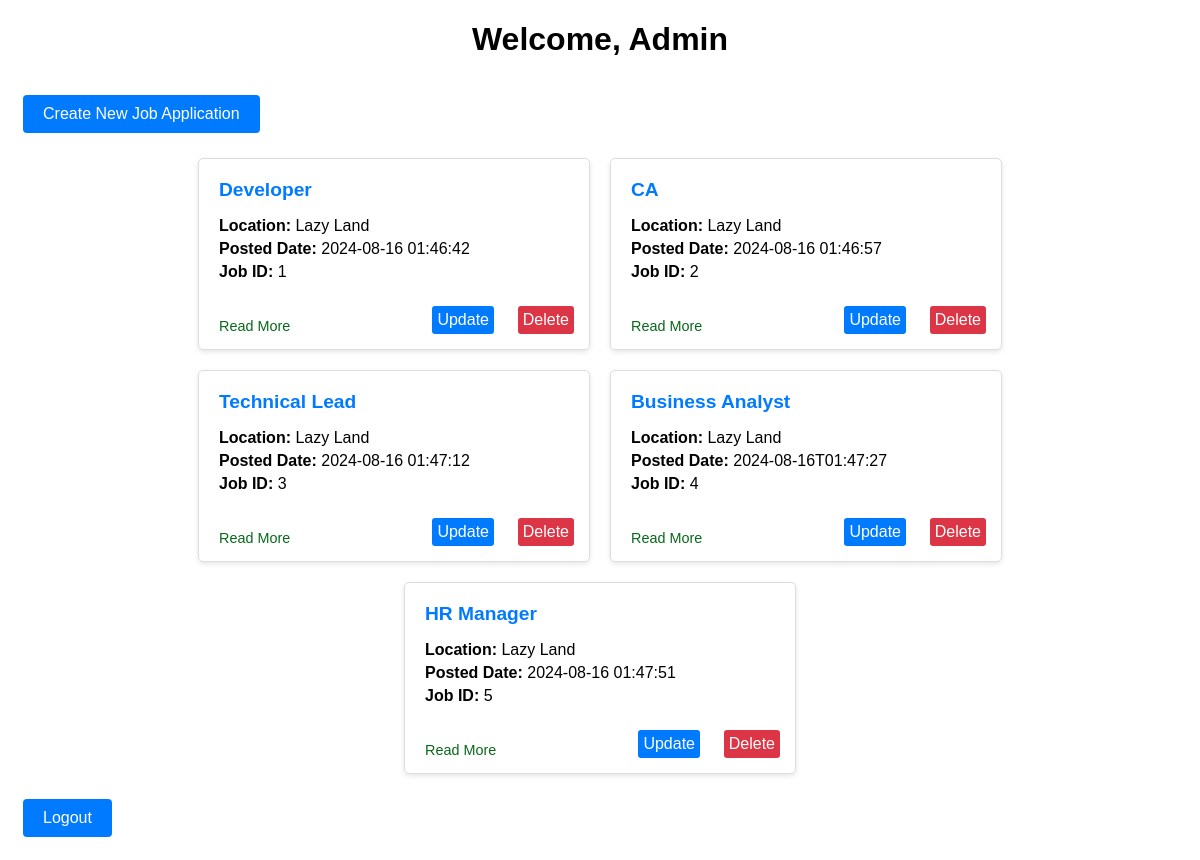
Page /admin/admin_dashboard (signed in) on the committed database.
### tables this page shows
CREATE TABLE job_applications (
                id INTEGER PRIMARY KEY AUTOINCREMENT,
                position TEXT NOT NULL,
                company TEXT NOT NULL,
                location TEXT NOT NULL,
                experience_range TEXT NOT NULL,
                description TEXT NOT NULL,
                posted_date TEXT NOT NULL
            );

### admin.py (the view)
@admin_blueprint.route('/admin_dashboard')
def dashboard():
    if 'username' not in session or not is_admin(session['username']):
        flash('You are not authorized to access this page.')
        return redirect(url_for('auth.sign_in'))
    db = get_db()
    job_applications = db.execute('SELECT id, position, company, location, experience_range, description, posted_date FROM job_applications').fetchall()
    return render_template('admin_dashboard.html', job_applications=job_applications)

### admin.py (called while the page is built)
def is_admin(username):
    db = get_db()
    user_info = db.execute('SELECT is_admin FROM users WHERE username = ?', (username,)).fetchone()
    return user_info['is_admin'] == 1

### create_db.py (called while the page is built)
def get_db():
    conn = sqlite3.connect(DATABASE)
    conn.row_factory = sqlite3.Row
    return conn

### templates/admin_dashboard.html (shortened to what this page needs)
<!DOCTYPE html>
<html lang="en">
<head>
    <link rel="stylesheet" href="{{ url_for('static', filename='admin_dashboard.css') }}">
</head>
<body>
    <h1>Welcome, Admin</h1>
    <a href="{{ url_for('admin.create_job') }}">Create New Job Application</a>
    <div class="job-applications">
        {% for job in job_applications %}
        <div class="job-box" onclick="window.location.href='{{ url_for('admin.view_job', job_id=job.id) }}'">
            <h2 class="job-title">{{ job.position }}</h2>
            <p><strong>Location:</strong> {{ job.location }}</p>
            <p><strong>Posted Date:</strong> {{ job.posted_date }}</p>
            <p><strong>Job ID:</strong> {{ job.id }}</p>
            <p class="read-more">Read More</p>
            <a href="{{ url_for('admin.edit_job', job_id=job.id) }}" class="update-btn">Update</a>
            <a href="{{ url_for('admin.delete_job', job_id=job.id) }}" class="delete-btn" onclick="return confirm('Are you sure you want to delete this job?');">Delete</a>
        </div>
        {% endfor %}
    </div>
    <a href="{{url_for('auth.sign_out')}}">Logout</a>
</body>
</html>

### static/admin_dashboard.css (style rules this page uses)
body { font-family: Arial, sans-serif; }
h1 { text-align: center; }
a { display: inline-block; margin: 15px; padding: 10px 20px; background-color: #007bff; color: #fff; text-decoration: none; border-radius: 4px; text-align: center; }
.job-applications { display: flex; flex-wrap: wrap; justify-content: center; }
.job-box { border: 1px solid #ddd; padding: 20px; margin: 10px; border-radius: 5px; width: 350px; min-height: 150px; box-shadow: 0 2px 5px rgba(0, 0, 0, 0.1); position: relative; transition: background-color 0.3s; }
.job-box h2 { margin-top: 0; color: #007bff; }
.job-box p { margin: 5px 0; }
.job-title { font-size: 1.2em; color: #333; }
.update-btn, .delete-btn { position: absolute; display: inline-block; padding: 5px 5px; bottom: 10px; margin: 5px; color: white; text-decoration: none; border-radius: 3px; }
.update-btn { background-color: #007bff; right: 90px; }
.delete-btn { background-color: #dc3545; right: 10px; }
.read-more { position: absolute; bottom: 10px; left: 20px; font-size: 0.9em; color: #08691b; background: transparent; text-decoration: none; }

### rows in the picture
job_applications: position "Developer", location "Lazy Land", posted_date "2024-08-16 01:46:42", id "1"
job_applications: position "CA", location "Lazy Land", posted_date "2024-08-16 01:46:57", id "2"
job_applications: position "Technical Lead", location "Lazy Land", posted_date "2024-08-16 01:47:12", id "3"
job_applications: position "Business Analyst", location "Lazy Land", posted_date "2024-08-16T01:47:27", id "4"
job_applications: position "HR Manager", location "Lazy Land", posted_date "2024-08-16 01:47:51", id "5"
